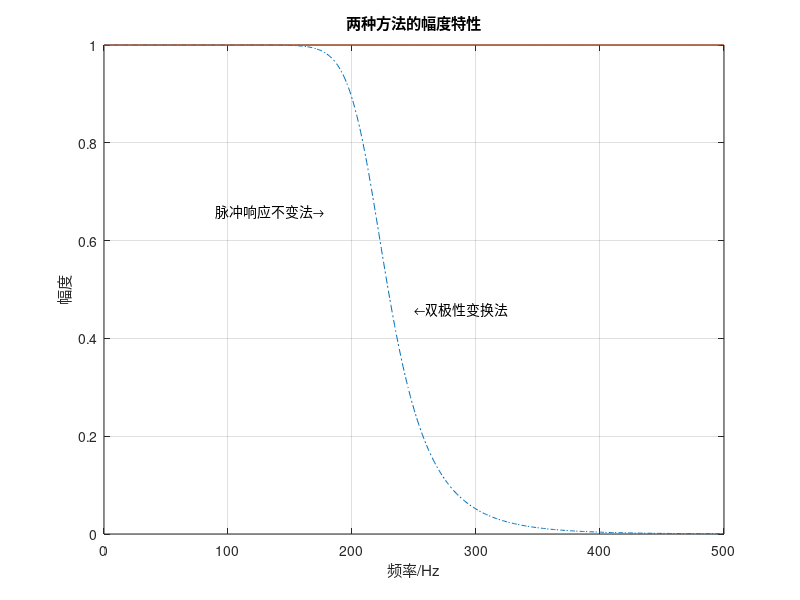
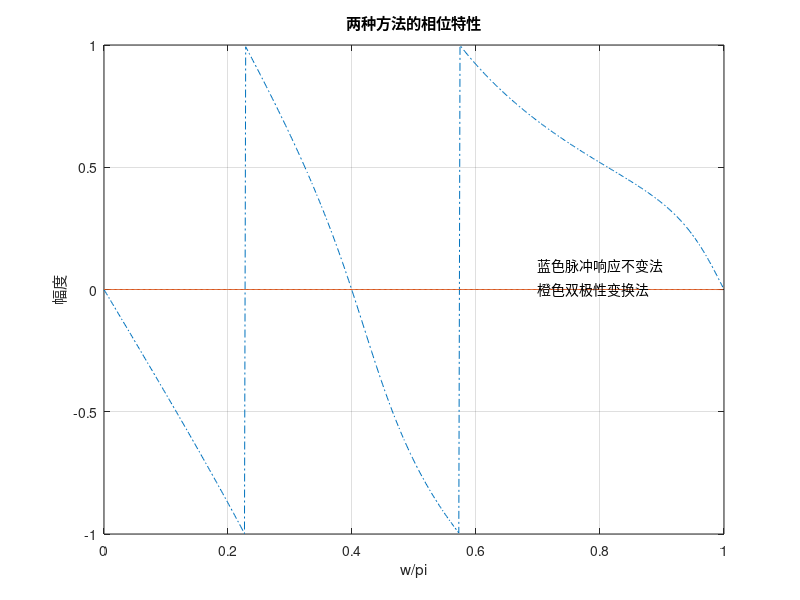

Reproduce these figures in MATLAB, in order.
clc;
close all;
fp=200;fs=300;Rp=1;As=25;T=0.001;
%使用脉冲响应不变法（存在频率混叠）
wp=2*pi*fp*T;ws=2*pi*fs*T; %wp、ws为数字频率
Wp=wp/T;Ws=ws/T; %Wp、Ws为模拟频率
[N1,fc]=buttord(Wp,Ws,Rp,As,'s');
[b,a]=butter(N1,fc,'s');
[b1,a1]=impinvar(b,a,1/T); %脉冲响应不变法变换到数字滤波器
[h1,w]=freqz(b1,a1);

%使用双极性变换法（不存在频率混叠）
Wp=2/T*tan(wp/2);Ws=2/T*tan(ws/2); %频率预畸变
[N1,fc]=buttord(Wp,Ws,Rp,As,'s'); 
[b,a]=butter(N1,fc,'s');
[b2,a2]=bilinear(b,a,1/T); %双极性变换法变换到数字滤波器
[h2,w]=freqz(b2,a2);
f=w/2/pi/T;

figure
plot(f,abs(h1),'-.',f,abs(h2),'-');
text(90,0.66,'脉冲响应不变法\rightarrow');
text(250,0.46,'\leftarrow双极性变换法');
axis([0,500,0,1]);grid on;
xlabel('频率/Hz');ylabel('幅度');
title('两种方法的幅度特性');
figure
plot(w/pi,angle(h1)/pi,'-.',w/pi,angle(h2)/pi,'-');
text(0.7,0.1,'蓝色脉冲响应不变法');
text(0.7,0,'橙色双极性变换法');
axis([0,1,-1,1]);grid on;
xlabel('w/pi');ylabel('幅度');
title('两种方法的相位特性');
